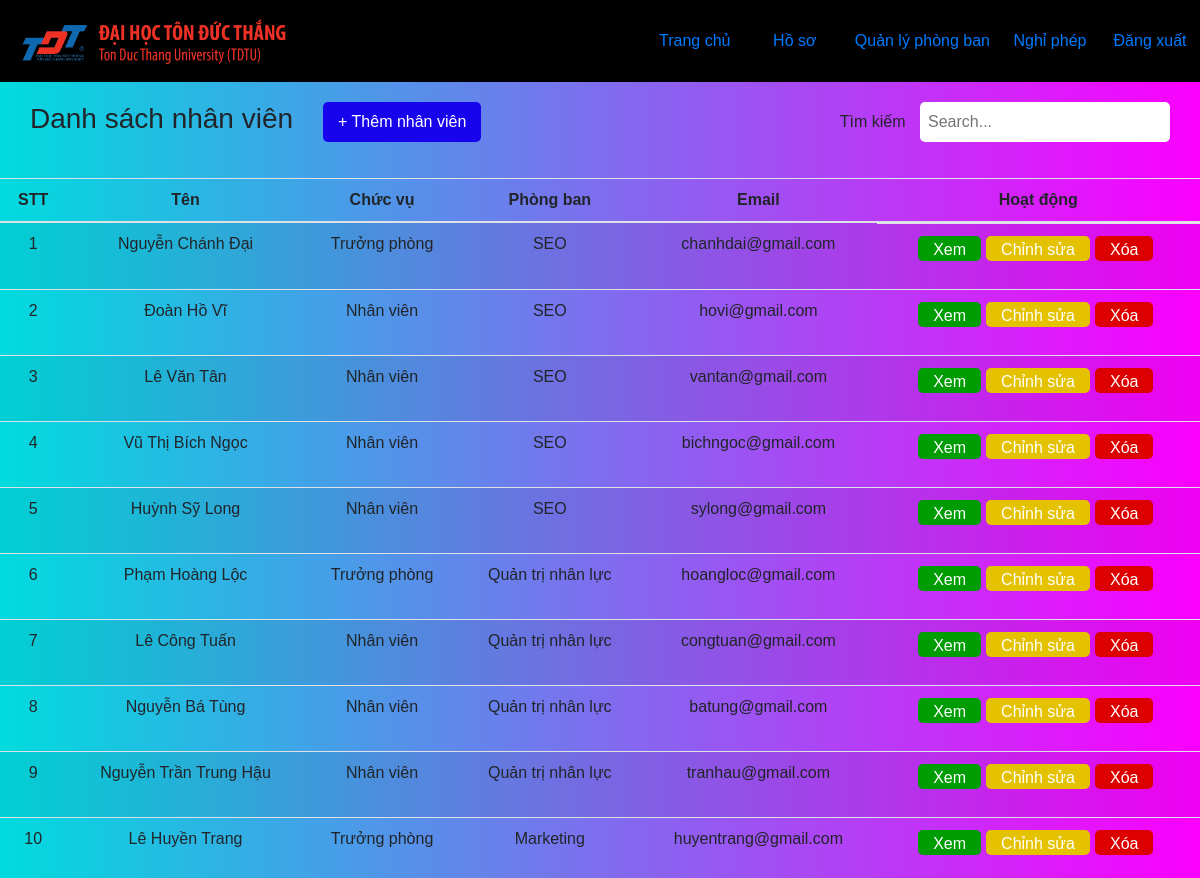
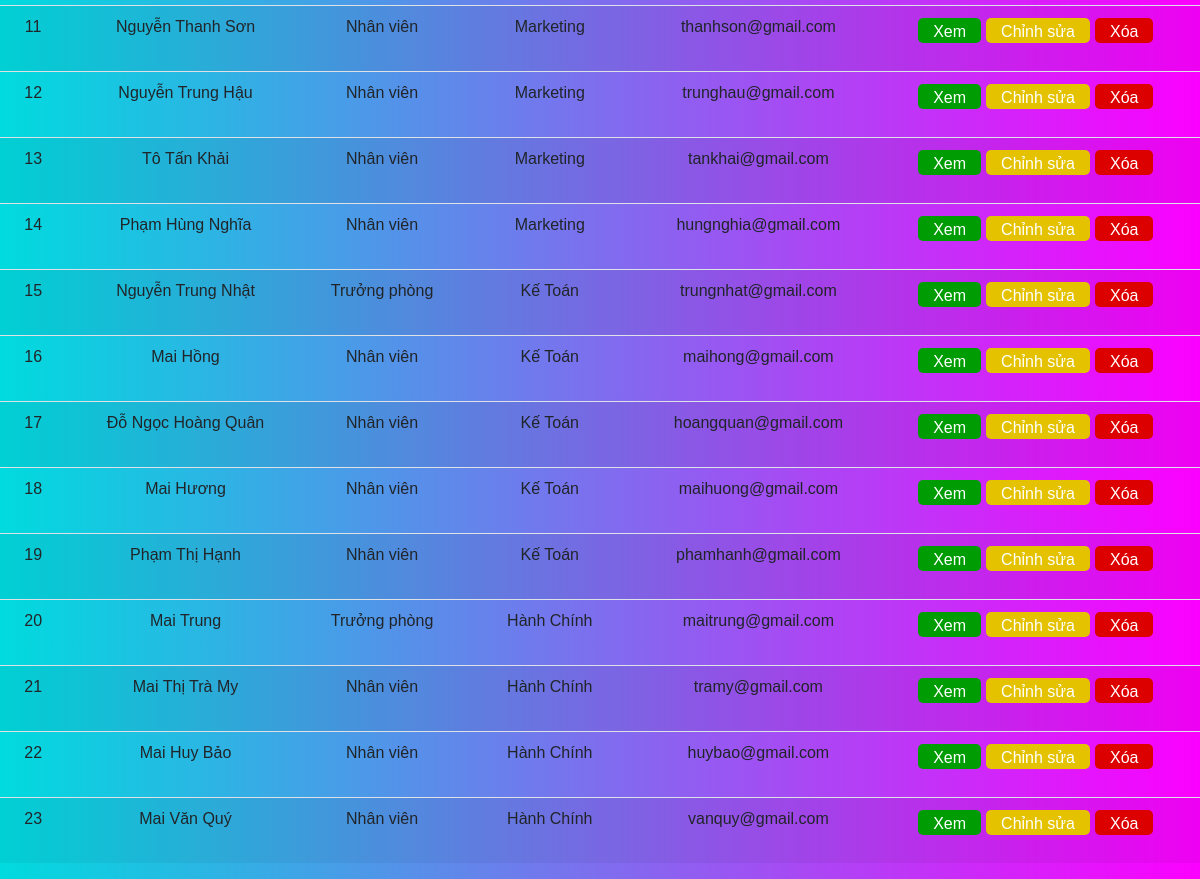
The app's page /index.php (signed in) with its own data (2 pictures, top to bottom).
### tables this page shows
CREATE TABLE account (
  id varchar(15) NOT NULL,
  username varchar(64) NOT NULL,
  pass varchar(255) NOT NULL,
  sex varchar(5) NOT NULL,
  firstname varchar(64) NOT NULL,
  lastname varchar(64) NOT NULL,
  positionid int(2) NOT NULL,
  department_name varchar(64) NOT NULL,
  email varchar(64) NOT NULL,
  phone_number varchar(15) NOT NULL,
  day_off int(3),
  avatar varchar(255) NOT NULL
);

### www/admin/db.php (the view, shortened to what this page needs)
<?php
    function open_database() {
        $host = 'mysql-server';
        $user = 'root';
        $pass = 'root';
        $db = 'user';
        $cont = new mysqli($host, $user, $pass, $db);
        return $cont;
    }
    function selectAlluser(){
        $sql = 'SELECT * FROM account WHERE positionid  = "1" or positionid = "2" ORDER BY department_name DESC,positionid ASC';
        $conn = open_database();
        $result = $conn-> query($sql);
        $position = '';
        $stt = 1;
        if($result->num_rows >0){
            foreach($result as $row) {
                if($row["positionid"] == 1){
                    $position = 'Trưởng phòng';
                }else if($row["positionid"] == 2){
                    $position = 'Nhân viên';
                }
                else {
                    $position = 'Giám đốc';
                }
                echo "<tr>";
					echo "<td>" . $stt . "</td>";
					echo "<td>". $row["firstname"]." ".$row["lastname"] ."</td>";
					echo "<td>". $position ."</td>";
					echo "<td>". $row["department_name"] ."</td>";
					echo "<td>". $row["email"] ."</td>";
					echo '<td class="list-btn">';
                        echo '<form action="viewprofile.php" method="POST">';
                            echo '<button id="staffview" class="btn-view text-white" name="user-view" value="'. $row["username"] .'">Xem</button>';
                        echo '</form>';
                        echo '<form action="updatestaff.php" method="POST">';
                            echo '<button type="submit" name="user-edit" class="btn-edit text-white" value="'. $row["username"] .'">Chỉnh sửa</button>';
                        echo '</form>';
						    echo '<button type="button" class="btn-delete text-white deletebtn" data-toggle="modal" data-target="#example'.$stt.'">Xóa</button>';
					echo '</td>';
				echo '</tr>';
                $stt++;
            }
        }
    }
?>

### www/style.css (style rules this page uses)
html,body { font-family:sans-serif; background-image: linear-gradient(90deg, #00DBDE 0%, #FC00FF 100%); height: auto; font-family:sans-serif; position: relative; }
.text-white { color: #fff; }
#staff-table .list-btn { display: flex; justify-content: center; }
#staff-table .btn-view { background-color: #009c03; width: fit-content; height: 25px; padding: 5px 15px; border-radius: 5px; margin-right: 5px; border: none; line-height: initial; }
#staff-table .btn-edit { background-color: rgb(228, 194, 0); width: fit-content; height: 25px; padding: 5px 15px; border-radius: 5px; border: none; margin-right: 5px; line-height: initial; }
#staff-table .btn-delete { background-color: rgb(221, 0, 0); width: fit-content; height: 25px; padding: 5px 15px; border-radius: 5px; border: none; margin-right: 5px; line-height: initial; }

### records on screen
account: firstname "Nguyễn", lastname "Chánh Đại", positionid "Trưởng phòng", department_name "SEO", email "chanhdai@gmail.com"
account: firstname "Đoàn", lastname "Hồ Vĩ", positionid "Nhân viên", department_name "SEO", email "hovi@gmail.com"
account: firstname "Lê", lastname "Văn Tân", positionid "Nhân viên", department_name "SEO", email "vantan@gmail.com"
account: firstname "Vũ", lastname "Thị Bích Ngọc", positionid "Nhân viên", department_name "SEO", email "bichngoc@gmail.com"
account: firstname "Huỳnh", lastname "Sỹ Long", positionid "Nhân viên", department_name "SEO", email "sylong@gmail.com"
account: firstname "Phạm", lastname "Hoàng Lộc", positionid "Trưởng phòng", department_name "Quản trị nhân lực", email "hoangloc@gmail.com"
account: firstname "Lê", lastname "Công Tuấn", positionid "Nhân viên", department_name "Quản trị nhân lực", email "congtuan@gmail.com"
account: firstname "Nguyễn", lastname "Bá Tùng", positionid "Nhân viên", department_name "Quản trị nhân lực", email "batung@gmail.com"
account: firstname "Nguyễn", lastname "Trần Trung Hậu", positionid "Nhân viên", department_name "Quản trị nhân lực", email "tranhau@gmail.com"
account: firstname "Lê", lastname "Huyền Trang", positionid "Trưởng phòng", department_name "Marketing", email "huyentrang@gmail.com"
account: firstname "Nguyễn", lastname "Thanh Sơn", positionid "Nhân viên", department_name "Marketing", email "thanhson@gmail.com"
account: firstname "Nguyễn", lastname "Trung Hậu", positionid "Nhân viên", department_name "Marketing", email "trunghau@gmail.com"
account: firstname "Tô", lastname "Tấn Khải", positionid "Nhân viên", department_name "Marketing", email "tankhai@gmail.com"
account: firstname "Phạm", lastname "Hùng Nghĩa", positionid "Nhân viên", department_name "Marketing", email "hungnghia@gmail.com"
account: firstname "Nguyễn", lastname "Trung Nhật", positionid "Trưởng phòng", department_name "Kế Toán", email "trungnhat@gmail.com"
account: firstname "Mai", lastname "Hồng", positionid "Nhân viên", department_name "Kế Toán", email "maihong@gmail.com"
account: firstname "Đỗ", lastname "Ngọc Hoàng Quân", positionid "Nhân viên", department_name "Kế Toán", email "hoangquan@gmail.com"
account: firstname "Mai", lastname "Hương", positionid "Nhân viên", department_name "Kế Toán", email "maihuong@gmail.com"
account: firstname "Phạm", lastname "Thị Hạnh", positionid "Nhân viên", department_name "Kế Toán", email "phamhanh@gmail.com"
account: firstname "Mai", lastname "Trung", positionid "Trưởng phòng", department_name "Hành Chính", email "maitrung@gmail.com"
account: firstname "Mai", lastname "Thị Trà My", positionid "Nhân viên", department_name "Hành Chính", email "tramy@gmail.com"
account: firstname "Mai", lastname "Huy Bảo", positionid "Nhân viên", department_name "Hành Chính", email "huybao@gmail.com"
account: firstname "Mai", lastname "Văn Quý", positionid "Nhân viên", department_name "Hành Chính", email "vanquy@gmail.com"
